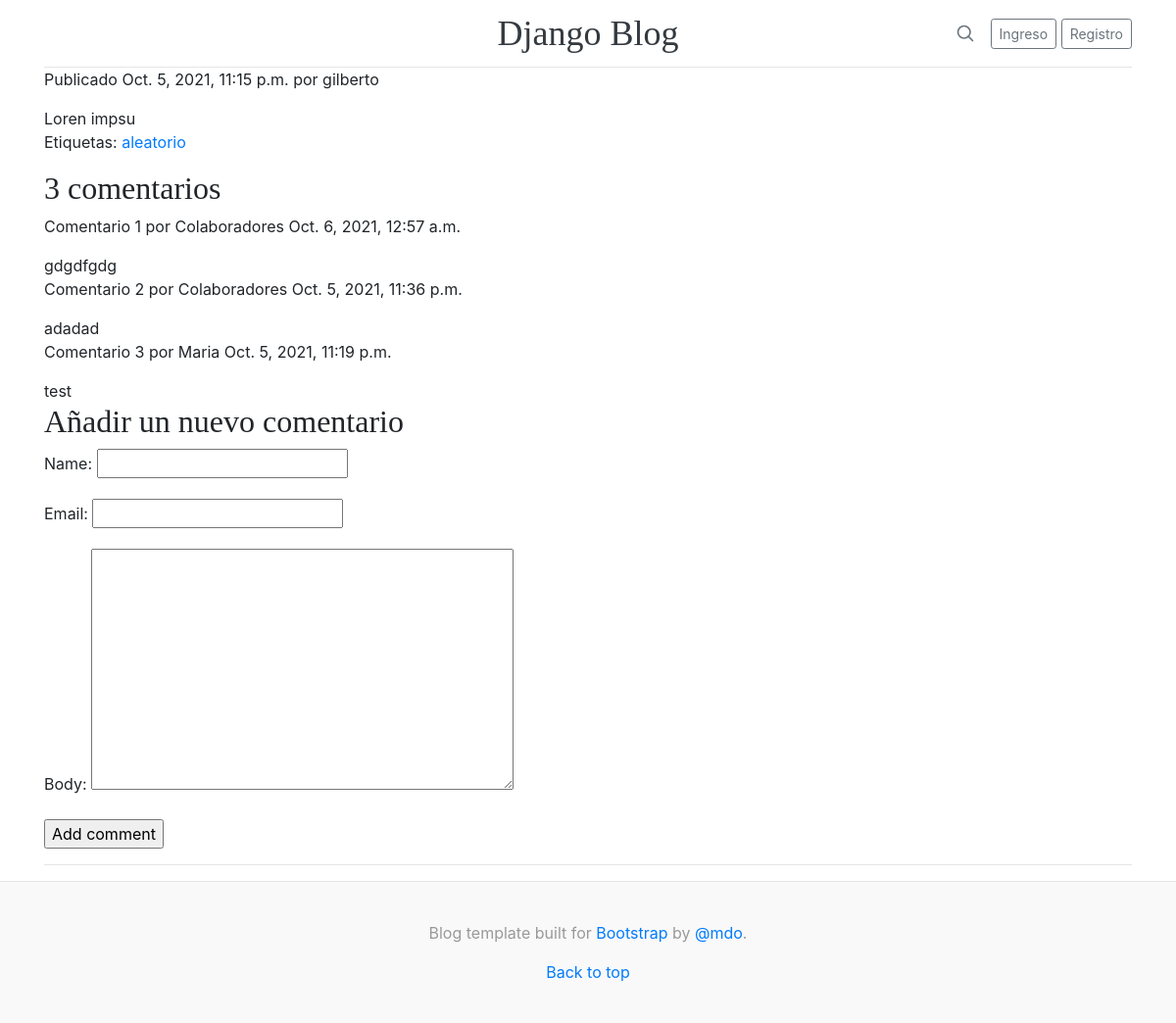
The app's page /blog/nueva-publicacion/ with its own data.
### blog/models.py (models this page shows, shortened)
class Post(models.Model):
    STATUS_CHOICES = (
        ('borrador', 'Borrador'),
        ('publicado', 'Publicado'),
    )
    objects = models.Manager()
    published = PublishedManager()
    title = models.CharField(max_length=250)
    slug = models.SlugField(max_length=250, unique_for_date='publish')
    author = models.ForeignKey(User, on_delete=models.CASCADE,related_name='blog_posts')
    body = models.TextField()
    publish = models.DateTimeField(default=timezone.now)
    created = models.DateTimeField(auto_now_add=True)
    updated = models.DateTimeField(auto_now=True)
    status = models.CharField(max_length=10,choices=STATUS_CHOICES,default='borrador')
    tags = TaggableManager()
    class Meta:
        ordering = ('-publish',)

class Comment(models.Model):
    post = models.ForeignKey(Post,on_delete=models.CASCADE,related_name='comments')
    name = models.CharField(max_length=80)
    email = models.EmailField()
    body = models.TextField()
    created = models.DateTimeField(auto_now=True)
    updated = models.DateTimeField(auto_now=True)
    active = models.BooleanField(default=True)
    class Meta:
        ordering = ('-created',)

### blog/views.py (the view)
# urls.py: path('blog/<slug:post>/',views.post_detail,name="post_detail"),
def post_detail(request, post):
    post = get_object_or_404(Post, slug=post, status='publicado')
    comments = post.comments.filter(active=True)
    new_comment = None
    comment_form = CommentForm(request.POST or None)
    if(request.method == 'POST'):
        if comment_form.is_valid():
            new_comment = comment_form.save(commit=False)
            new_comment.post = post
            new_comment.save()
    context = {
        'post': post,
        'comments': comments,
        'comment_form': comment_form,
        'new_comment': new_comment
    }
    return render(request,'blog/post/detail.html', context)

### blog/forms.py
class CommentForm(forms.ModelForm):
    class Meta:
        model = Comment
        fields = ('name', 'email', 'body')

### blog/templates/blog/post/detail.html (shortened to what this page needs)
{% extends 'blog/base.html' %}
{% block content %}
<p class="date">
    Publicado {{ post.publish }} por {{ post.author }}
</p>
{{ post.body }}
<p class="tags">
    Etiquetas:
    {% for tag in post.tags.all %}
    <a href="{% url "blog:post_list_by_tag" tag.slug %}">
    {{ tag.name }}
    </a>
    {% endfor %}
    </p>
{% with comments.count as total_comments %}
<h2>
    {{ total_comments }} comentario{{ total_comments|pluralize }}
</h2>
{% endwith %}
{% for comment in comments %}
<div class="comment">
<p class="info">
Comentario {{ forloop.counter }} por {{ comment.name }}
{{ comment.created }}
</p>
{{ comment.body }}
</div>
{% empty %}
<p>Sin Comentarios.</p>
{% endfor %}
{% if new_comment %}
<h2>Tu comentario ha sido agregado.</h2>
{% else %}
<h2>Añadir un nuevo comentario</h2>
<form method="post">
    {{ comment_form.as_p }}
    <p><input type="submit" value="Add comment"></p>
</form>
{% endif %}
<hr>
{% endblock%}

### blog/templates/blog/base.html (shortened to what this page needs)
{% load crispy_forms_tags %}
{% load static %}
<!doctype html>
<html lang="en">
  <head>
<link href="{% static 'blog/css/bootstrap.min.css' %}" rel="stylesheet">
    <link href="{% static 'blog/css/blog.css' %}" rel="stylesheet">
  </head>
  <body>
<div class="container">
  <header class="blog-header py-3">
    <div class="row flex-nowrap justify-content-between align-items-center">
      <div class="col-4 pt-1">
      </div>
      <div class="col-4 text-center">
        <a class="blog-header-logo text-dark" href="#">Django Blog</a>
      </div>
      <div class="col-4 d-flex justify-content-end align-items-center">
        <a class="text-muted" href="#" aria-label="Search">
          <svg xmlns="http://www.w3.org/2000/svg" width="20" height="20" fill="none" stroke="currentColor" stroke-linecap="round" stroke-linejoin="round" stroke-width="2" class="mx-3" role="img" viewBox="0 0 24 24" focusable="false"><title>Search</title><circle cx="10.5" cy="10.5" r="7.5"/><path d="M21 21l-5.2-5.2"/></svg>
        </a>
        {% if not request.user.is_authenticated %}
        <a class="btn btn-sm btn-outline-secondary" href="{% url 'blog:user_login' %}">Ingreso</a>
        <a class="btn btn-sm btn-outline-secondary" href="{% url 'blog:user_register' %}">Registro</a>
        {% else %}
        &nbsp
        {{ request.user }}
        <a class="btn btn-sm btn-outline-secondary" href="{% url 'blog:user_logout' %}">Salir</a>
        {% endif %}
      </div>
    </div>
  </header>
</div>
<main role="main" class="container">
  {% block content %}
  {% endblock %}
</main>
<footer class="blog-footer">
  <p>Blog template built for <a href="https://getbootstrap.com/">Bootstrap</a> by <a href="https://twitter.com/mdo">@mdo</a>.</p>
  <p>
    <a href="#">Back to top</a>
  </p>
</footer>
  </body>
</html>

### blog/static/blog/css/blog.css (style rules this page uses)
.blog-header { line-height: 1; border-bottom: 1px solid #e5e5e5; }
.blog-header-logo { font-family: "Playfair Display", Georgia, "Times New Roman", serif; font-size: 2.25rem; }
h1, h2, h3, h4, h5, h6 { font-family: "Playfair Display", Georgia, "Times New Roman", serif; }
.blog-footer { padding: 2.5rem 0; color: #999; text-align: center; background-color: #f9f9f9; border-top: .05rem solid #e5e5e5; }
.blog-footer p:last-child { margin-bottom: 0; }

### records on screen
Post: publish "Oct. 5, 2021, 11:15 p.m.", author "gilberto", body "Loren impsu"
Tag: name "aleatorio"
Comment: name "Colaboradores", created "Oct. 6, 2021, 12:57 a.m.", body "gdgdfgdg"
Comment: name "Colaboradores", created "Oct. 5, 2021, 11:36 p.m.", body "adadad"
Comment: name "Maria", created "Oct. 5, 2021, 11:19 p.m.", body "test"

### other values on screen
{{ total_comments }} "3"
